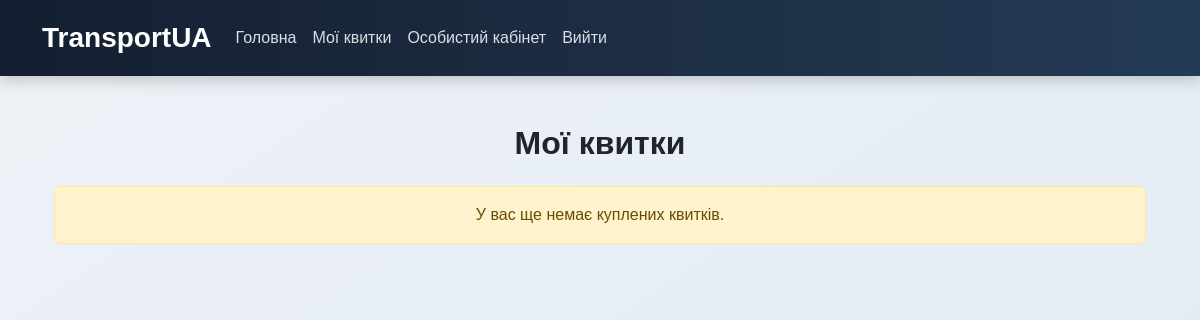
Page /blog/my-tickets/ (signed in) on the earlier database version.
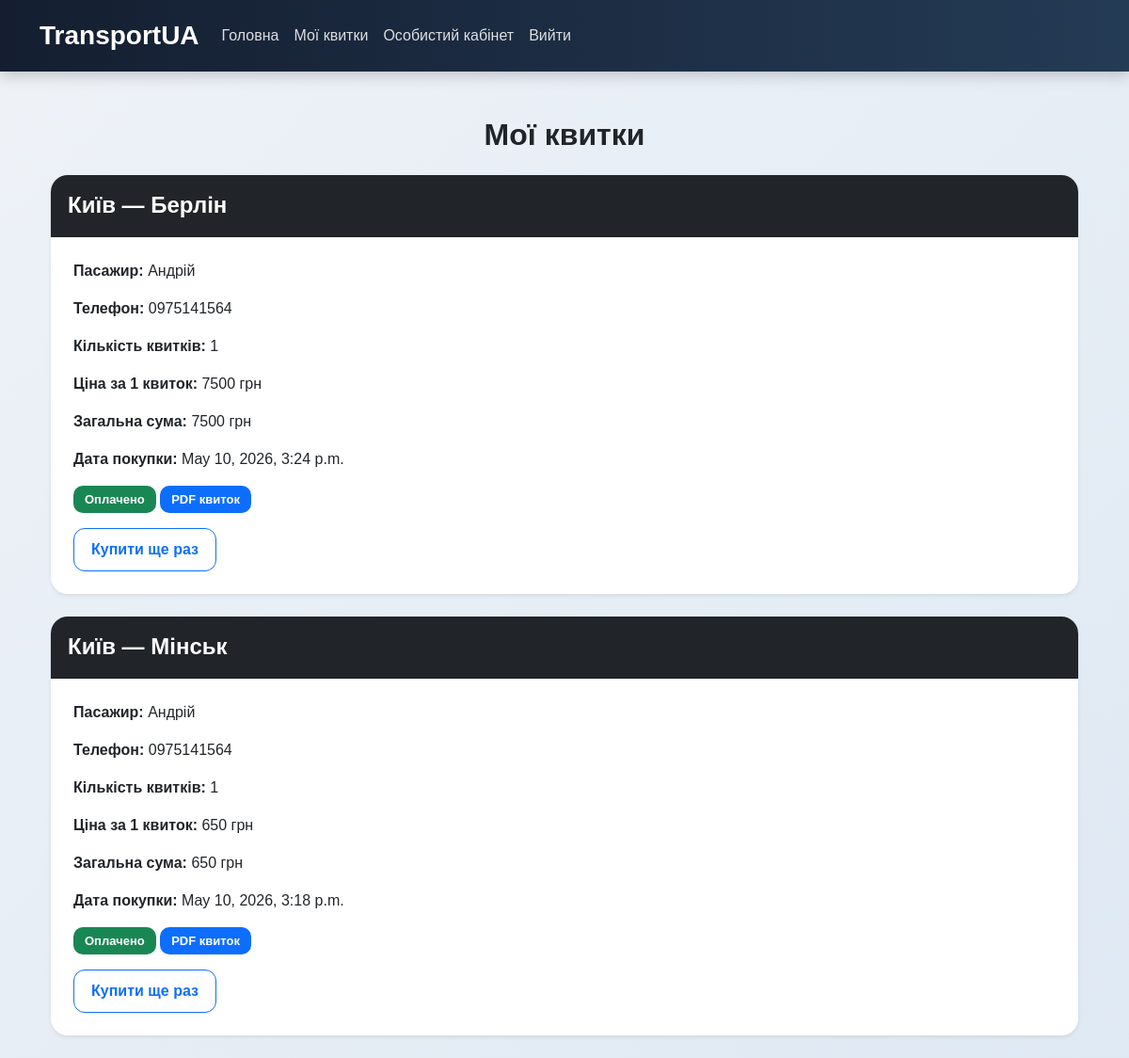
Same page on the later database version.
### blog/models.py (models this page shows, shortened)
class TicketOrder(models.Model):
    user = models.ForeignKey(User, on_delete=models.CASCADE, null=True, blank=True)
    route = models.ForeignKey(Route, on_delete=models.CASCADE)
    name = models.CharField(max_length=100)
    phone = models.CharField(max_length=20)
    count = models.IntegerField()
    created_at = models.DateTimeField(auto_now_add=True)
    def total_price(self):
        return self.route.price * self.count

class Route(models.Model):
    from_city = models.CharField(max_length=100)
    to_city = models.CharField(max_length=100)
    price = models.IntegerField()
    image = models.CharField(max_length=100)

### blog/views.py (the view)
# urls.py: path('my-tickets/', views.my_tickets, name='my_tickets'),
@login_required
def my_tickets(request):
    if request.user.is_superuser:
        tickets = TicketOrder.objects.all().order_by("-created_at")
    else:
        tickets = TicketOrder.objects.filter(user=request.user).order_by("-created_at")
    return render(request, "blog/my_tickets.html", {
        "tickets": tickets
    })

### blog/templates/blog/my_tickets.html
{% extends 'blog/base.html' %}
{% block content %}
<div class="container mt-4">
    <h2 class="mb-4 text-center">Мої квитки</h2>
    {% for ticket in tickets %}
    <div class="card shadow-sm mb-4">
        <div class="card-header bg-dark text-white">
            <h4 class="mb-0">
                {{ ticket.route.from_city }} — {{ ticket.route.to_city }}
            </h4>
        </div>
        <div class="card-body">
            <p><b>Пасажир:</b> {{ ticket.name }}</p>
            <p><b>Телефон:</b> {{ ticket.phone }}</p>
            <p><b>Кількість квитків:</b> {{ ticket.count }}</p>
            <p><b>Ціна за 1 квиток:</b> {{ ticket.route.price }} грн</p>
            <p><b>Загальна сума:</b> {{ ticket.total_price }} грн</p>
            <p><b>Дата покупки:</b> {{ ticket.created_at }}</p>
            <span class="badge bg-success">Оплачено</span>
            <span class="badge bg-primary">PDF квиток</span>
            <div class="mt-3">
                <a href="/blog/buy/{{ ticket.route.id }}/" class="btn btn-outline-primary">
                    Купити ще раз
                </a>
            </div>
        </div>
    </div>
    {% empty %}
    <div class="alert alert-warning text-center">
        У вас ще немає куплених квитків.
    </div>
    {% endfor %}
</div>
{% endblock %}

Differences in the rows shown:
added TicketOrder: route.from_city "Київ", route.to_city "Берлін", name "Андрій", phone "0975141564", count "1", route.price "7500", total_price "7500", created_at "May 10, 2026, 3:24 p.m."
added TicketOrder: route.from_city "Київ", route.to_city "Мінськ", name "Андрій", phone "0975141564", count "1", route.price "650", total_price "650", created_at "May 10, 2026, 3:18 p.m."
Other differences:
text no longer shown: "У вас ще немає куплених квитків."
